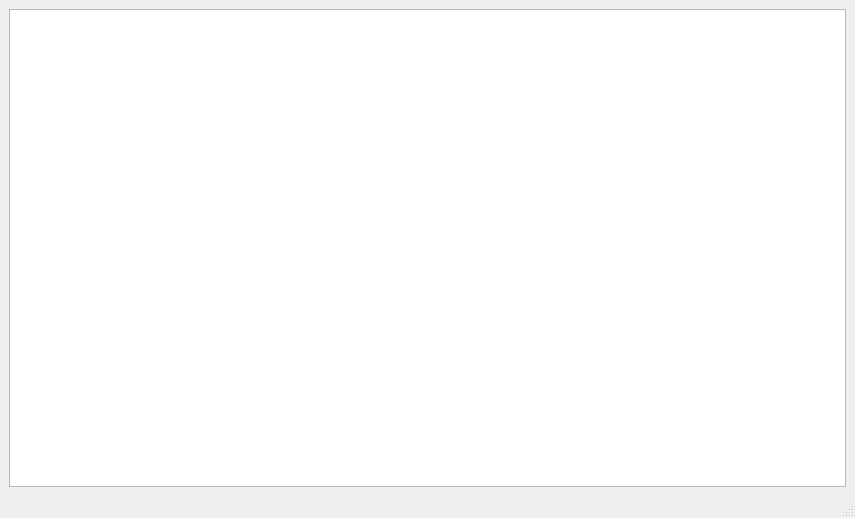
<?xml version="1.0" encoding="UTF-8"?>
<ui version="4.0">
 <class>CapturerMnt</class>
 <widget class="QMainWindow" name="CapturerMnt">
  <property name="geometry">
   <rect>
    <x>0</x>
    <y>0</y>
    <width>855</width>
    <height>518</height>
   </rect>
  </property>
  <property name="windowTitle">
   <string>MainWindow</string>
  </property>
  <widget class="QWidget" name="centralwidget">
   <layout class="QVBoxLayout" name="verticalLayout">
    <item>
     <widget class="QGraphicsView" name="graphicsView">
      <property name="verticalScrollBarPolicy">
       <enum>Qt::ScrollBarAlwaysOff</enum>
      </property>
      <property name="horizontalScrollBarPolicy">
       <enum>Qt::ScrollBarAlwaysOff</enum>
      </property>
      <property name="sizeAdjustPolicy">
       <enum>QAbstractScrollArea::AdjustIgnored</enum>
      </property>
      <property name="transformationAnchor">
       <enum>QGraphicsView::NoAnchor</enum>
      </property>
      <property name="resizeAnchor">
       <enum>QGraphicsView::NoAnchor</enum>
      </property>
     </widget>
    </item>
   </layout>
  </widget>
  <widget class="QMenuBar" name="menubar">
   <property name="geometry">
    <rect>
     <x>0</x>
     <y>0</y>
     <width>855</width>
     <height>26</height>
    </rect>
   </property>
  </widget>
  <widget class="QStatusBar" name="statusbar"/>
 </widget>
 <resources/>
 <connections/>
</ui>
